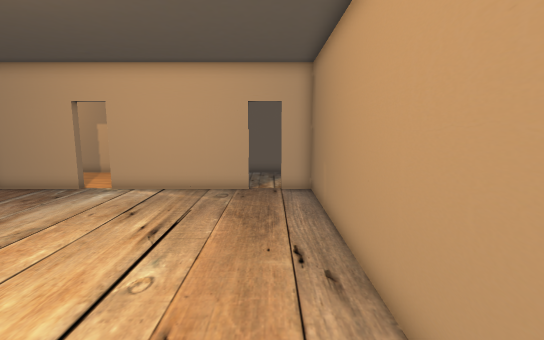
[1] (above)

16 first-person views from a walk through a Unity game level. The camera is 1.4 m above the floor, tilts 8° down and sees 85° across. Doors are open. The floor is counted in squares, 0.5 m on a side. Each view is taken from the middle of a square. On the plan, view 1 faces up. The plan holds only what a view shows up to about 20 squares ahead; the rest is blank. The place goes on beyond the plan. The player character is not drawn. Some surface patterns are stand-ins.

[2]
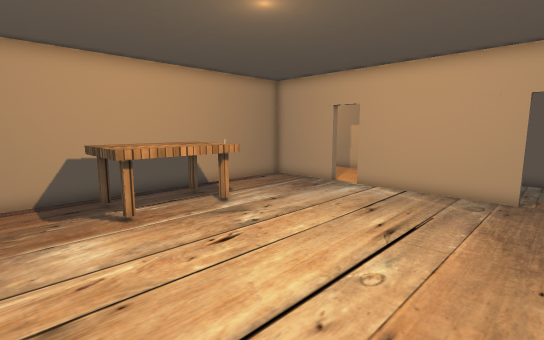

[3]
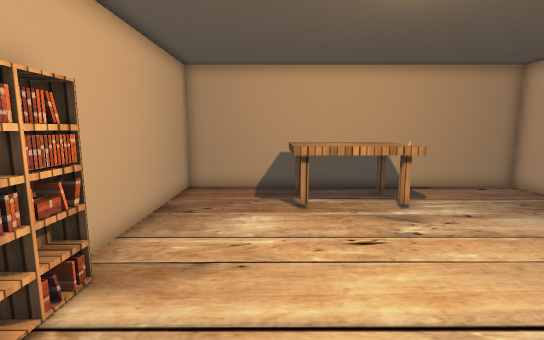

[4]
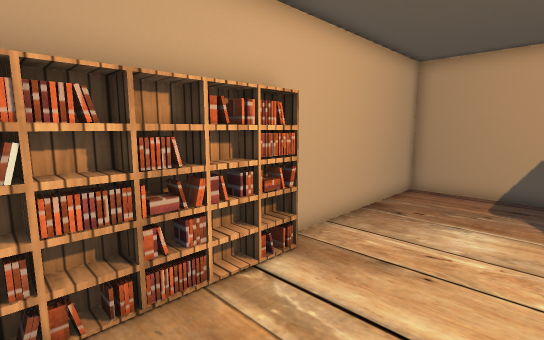

[5]
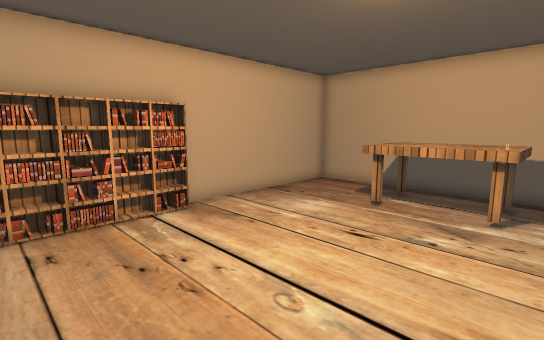

[6]
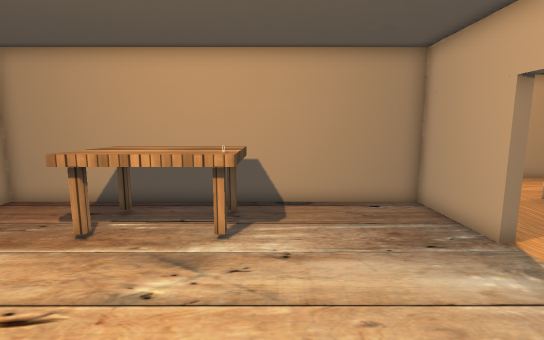

[7]
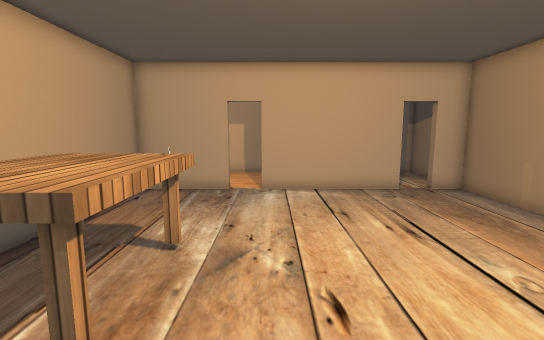

[8]
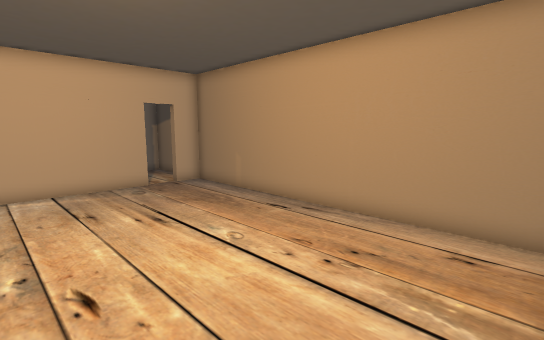

[9]
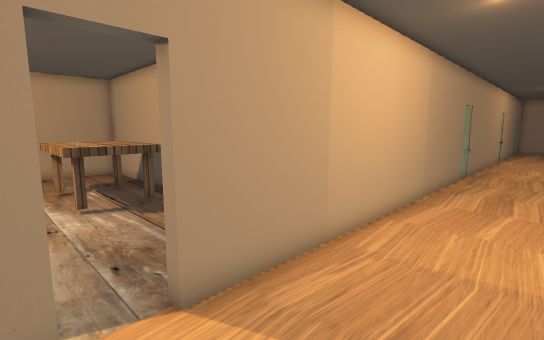

[10]
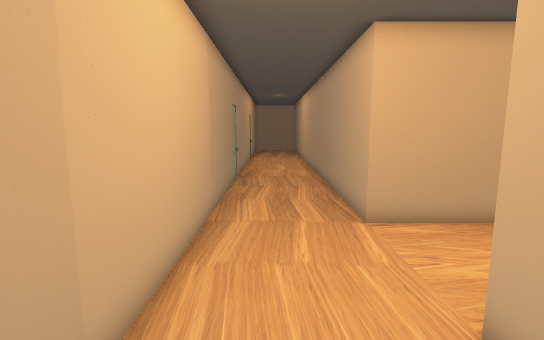

[11]
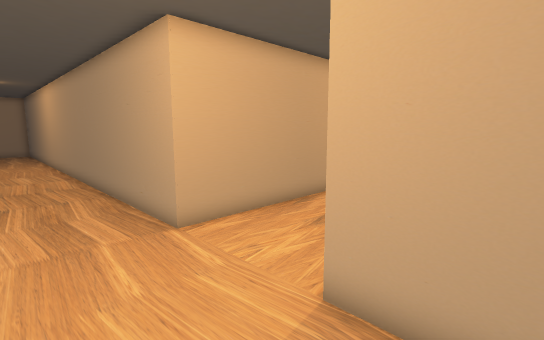

[12]
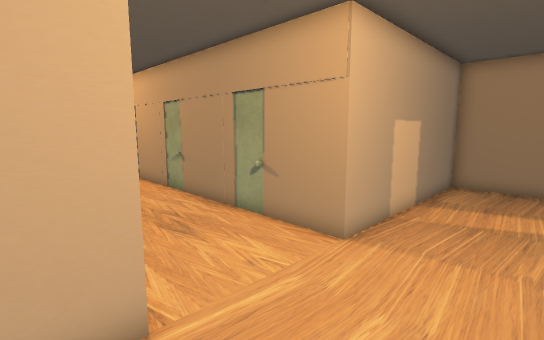

[13]
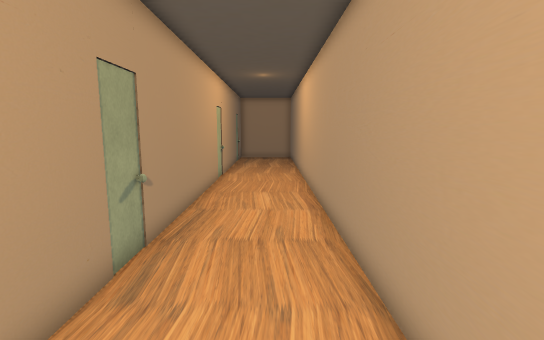

[14]
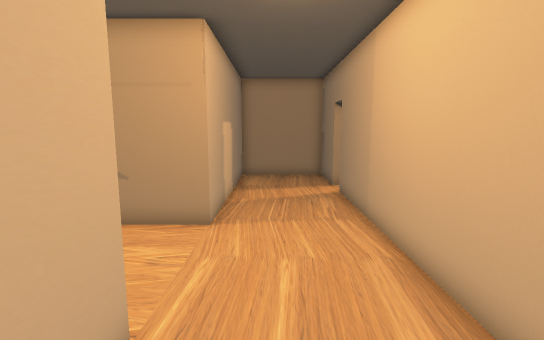

[15]
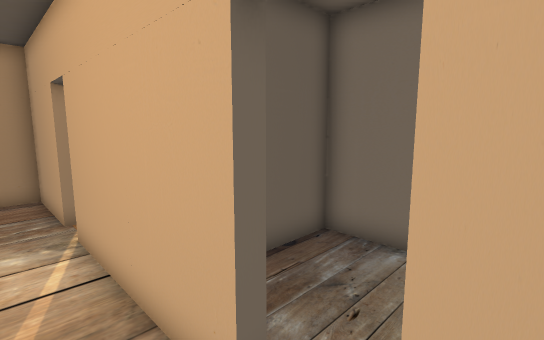

[16]
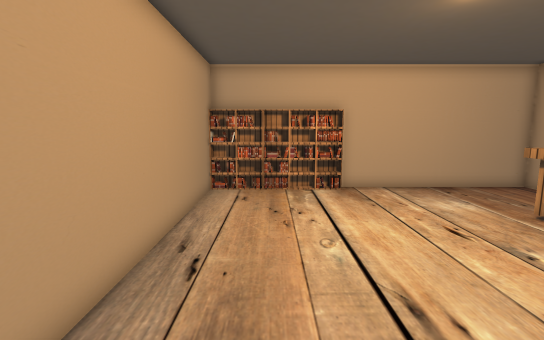

### Floor plan
Ten units are one square. View 1 is at (0, 0); x grows to the right and y downward. Boxes are objects, and circles mark ways between rooms. Rooms are numbered by the first view taken in them; rooms with no view inside come last. Other rooms are left out.
<svg viewBox="-340 -270 363 300">
<path fill="none" stroke="#000" d="M-11 -136 -75 -136M-90 -136 -131 -136 -131 20 -44 20M18 14 18 -136 4 -136M-186 -261 -186 -188 -335 -188M-75 -140 -41 -140 -41 -188 -136 -188 -136 -265M-335 -140 -90 -140M6 -188 -37 -188 -37 -165M18 -165 18 -188 10 -188"/>
<rect x="-125" y="-75" width="40" height="50" fill="#bbb"><title>other object</title></rect>
<rect x="-95" y="-75" width="10" height="10" fill="#bbb"><title>other object</title></rect>
<rect x="-45" y="15" width="10" height="10" fill="#bbb"><title>other object</title></rect>
<rect x="-45" y="5" width="10" height="10" fill="#bbb"><title>other object</title></rect>
<rect x="-35" y="15" width="10" height="10" fill="#bbb"><title>other object</title></rect>
<rect x="-35" y="5" width="10" height="10" fill="#bbb"><title>other object</title></rect>
<rect x="-25" y="15" width="10" height="10" fill="#bbb"><title>other object</title></rect>
<rect x="-25" y="5" width="10" height="10" fill="#bbb"><title>other object</title></rect>
<rect x="-15" y="5" width="10" height="20" fill="#bbb"><title>other object</title></rect>
<rect x="-5" y="15" width="10" height="10" fill="#bbb"><title>other object</title></rect>
<rect x="-5" y="5" width="10" height="10" fill="#bbb"><title>other object</title></rect>
<rect x="5" y="15" width="10" height="10" fill="#bbb"><title>other object</title></rect>
<rect x="5" y="5" width="10" height="10" fill="#bbb"><title>other object</title></rect>
<circle cx="-85" cy="-140" r="3" fill="#2a7"/>
<circle cx="-5" cy="-140" r="3" fill="#2a7"/>
<text x="-50" y="-60">1</text>
<text x="-180" y="-180">2</text>
<text x="-10" y="-170">3</text>
</svg>
Room 1 opens to room 2. Room 1 opens to room 3.

Where each view was taken, in squares from view 1:
view 1: 0 up, 0 right, facing up
view 2: 0 up, 0 right, facing up-left
view 3: 2 up, 1 right, facing left
view 4: 3 up, 1 right, facing down-left
view 5: 8 up, 1 right, facing down-left
view 6: 8 up, 2 left, facing left
view 7: 0 up, 7 left, facing up
view 8: 1 down, 7 left, facing up-right
view 9: 18 up, 7 left, facing down-left
view 10: 16 up, 10 left, facing left
view 11: 15 up, 11 left, facing up-left
view 12: 15 up, 20 left, facing up-right
view 13: 17 up, 20 left, facing left
view 14: 17 up, 22 left, facing right
view 15: 12 up, 1 right, facing up-left
view 16: 12 up, 1 left, facing down
